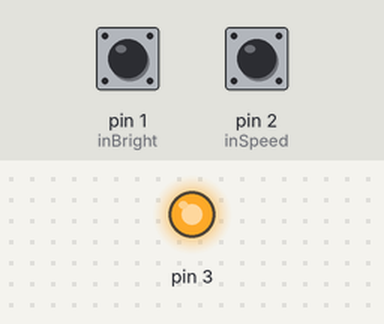
Simulated run of this sketch. Board: Arduino Uno, built with avr-gcc and run on an emulated ATmega328P. On the bench: output pins drawn as LEDs (lit = HIGH). The test bench sets the inputs (shaded band); at power-on: pin 2 (inSpeed) HIGH, pin 1 (inBright) HIGH.

Above: at 1.26 s.
1.3 s: pin 2 (inSpeed) pulled LOW for 1 s
At 1.9 s:
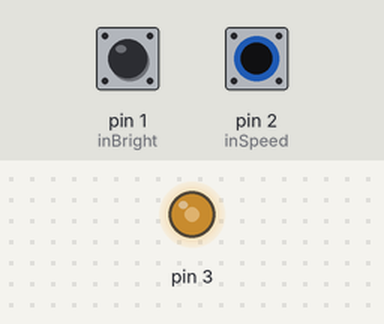
5.3 s: pin 1 (inBright) pulled LOW for 0.15 s
At 6.2 s:
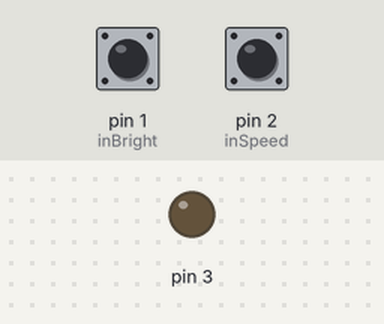
8.4 s: pin 1 (inBright) pulled LOW for 1 s
At 11.53 s:
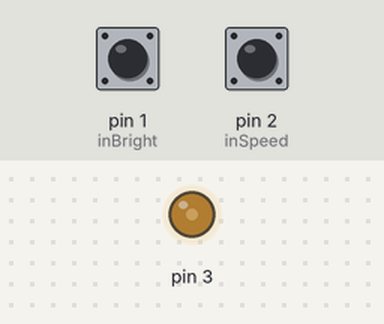
12.0 s: pin 1 (inBright) pulled LOW for 3.2 s
16.7 s: pin 2 (inSpeed) pulled LOW for 0.15 s
Timing chart, 0 to 20.8 s (numbered marks = the images above; inputs shaded):
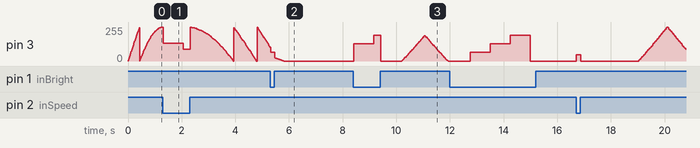

The sketch:

half_sine_led_generator.ino
```cpp
int led = PC3;
int inBright = PD1; ///< this is the brightness adjustment button input
int inSpeed = PD2; ///< this is the frequency adjustment button input

float brightnessMultiplier = 2; ///< the led brightness multiplier
int speedModifier = 10; ///< the frequency adjustment variable

#define SIN_LEN 512
static const uint8_t sin_table[] = ///< the sine lookup table
{
    128, 129, 131, 132, 134, 135, 137, 138, 140, 142, 143, 145, 146, 148, 149, 151,
    152, 154, 155, 157, 158, 160, 162, 163, 165, 166, 167, 169, 170, 172, 173, 175,
    176, 178, 179, 181, 182, 183, 185, 186, 188, 189, 190, 192, 193, 194, 196, 197,
    198, 200, 201, 202, 203, 205, 206, 207, 208, 210, 211, 212, 213, 214, 215, 217,
    218, 219, 220, 221, 222, 223, 224, 225, 226, 227, 228, 229, 230, 231, 232, 233,
    234, 234, 235, 236, 237, 238, 238, 239, 240, 241, 241, 242, 243, 243, 244, 245,
    245, 246, 246, 247, 248, 248, 249, 249, 250, 250, 250, 251, 251, 252, 252, 252,
    253, 253, 253, 253, 254, 254, 254, 254, 254, 255, 255, 255, 255, 255, 255, 255,
};


/**
 * @brief the sine sample function
 *
 * this mirrors and inverts values from a sine lookup table.
 *
 * @param i angle to return the sine of
 *
 * @return sine value
 */
inline static uint8_t sinSample(uint16_t i) {
    uint16_t newI = i % (SIN_LEN/2);
    newI = (newI >= (SIN_LEN/4)) ? (SIN_LEN/2 - newI -1) : newI;
    uint8_t sine = sin_table[newI];
    return (i >= (SIN_LEN/2)) ? (255 - sine) : sine;
}


/**
 * @brief setup
 *
 * configuring i/o for led and input buttons
 */
void setup() {
    pinMode(led, OUTPUT);
    pinMode(inBright, INPUT_PULLUP);
    pinMode(inSpeed, INPUT_PULLUP);

}

void checkBright() { /// this updates the brightness multiplier
  if (!digitalRead(inBright)) {
    delay(5);
    if (brightnessMultiplier == 2) {
      brightnessMultiplier = 0.5;
    }
    else if (brightnessMultiplier == 0.5) {
      brightnessMultiplier = 1;
    }
    else if (brightnessMultiplier == 1) {
      brightnessMultiplier = 1.5;
    }
    else if (brightnessMultiplier == 1.5) {
      brightnessMultiplier = 2;
    }
    bool stay = true;
    uint32_t i = 0;
    while(stay == true) {
      if (digitalRead(inBright)) {
        stay = false;
      }

      analogWrite(led, 128 * brightnessMultiplier);
      i++;
      if (i >= 700) {
        i = 0;
        stay = false;
      }
      delay(1);
    }
  }
}

void checkSpeed() { /// this updates the frequency modifier
   if(!digitalRead(inSpeed)) {
    if (speedModifier == 5) {
      speedModifier = 10;
    }
    else if (speedModifier == 10) {
      speedModifier = 15;
    }
    else if (speedModifier == 15) {
      speedModifier = 20;
    }
    else if (speedModifier == 20) {
      speedModifier = 25;
    }
    else if (speedModifier == 25) {
      speedModifier = 30;
    }
    else if (speedModifier == 30) {
      speedModifier = 5;
    }

    bool stay = true;
    uint32_t i = 0;
    while(stay == true) {
      analogWrite(led, 260 - (speedModifier * 8.5));
      i++;
      if (digitalRead(inSpeed)) {
        stay = false;
      }
      if (i == 700) {
        i = 0;
        stay = false;
      }
      delay(1);
    }
  }
}

uint16_t i; ///< this is to keep track of the position on the sine wave
int16_t sineOutput; ///< this is where the sine value goes
void loop() { /// do i really need to say that this is the main loop?
  i++;
  delay(speedModifier);
  sineOutput = sinSample(i) * 2;
  sineOutput = sineOutput - 127.5;
  if (sineOutput < 0) {
    sineOutput = 0;
  }
  sineOutput = sineOutput * brightnessMultiplier;
  analogWrite(led, sineOutput);

  checkBright();
  checkSpeed();
}
```
